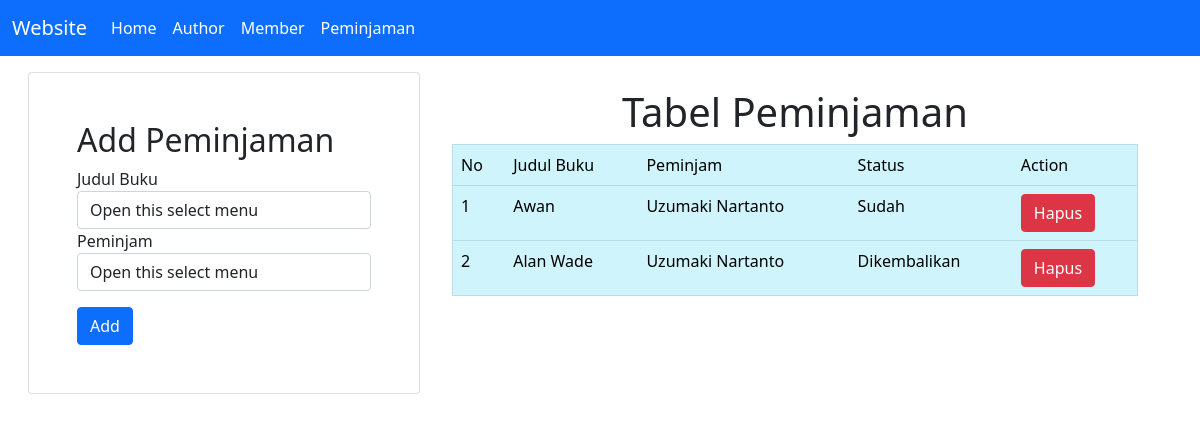
Screenshot of /peminjaman.php with the database file from the repository.
### tables this page shows
CREATE TABLE `peminjaman` (
  `id_peminjaman` int(11) NOT NULL AUTO_INCREMENT,
  `Buku` int(11) NOT NULL,
  `Member` varchar(50) NOT NULL,
  `status` varchar(255) DEFAULT NULL,
  PRIMARY KEY (`id_peminjaman`) USING BTREE,
  KEY `Buku` (`Buku`) USING BTREE,
  KEY `Member` (`Member`) USING BTREE,
  CONSTRAINT `peminjaman_ibfk_1` FOREIGN KEY (`Buku`) REFERENCES `buku` (`id_buku`) ON DELETE CASCADE ON UPDATE CASCADE,
  CONSTRAINT `peminjaman_ibfk_2` FOREIGN KEY (`Member`) REFERENCES `member` (`nim`) ON DELETE CASCADE ON UPDATE CASCADE
);

CREATE TABLE `buku` (
  `id_buku` int(11) NOT NULL AUTO_INCREMENT,
  `judul_buku` varchar(100) NOT NULL,
  `penerbit` varchar(100) NOT NULL,
  `deskripsi` text NOT NULL,
  `status` varchar(50) NOT NULL,
  `id_author` int(11) NOT NULL,
  PRIMARY KEY (`id_buku`) USING BTREE,
  KEY `id_author` (`id_author`) USING BTREE,
  CONSTRAINT `buku_ibfk_1` FOREIGN KEY (`id_author`) REFERENCES `author` (`id_author`) ON DELETE CASCADE ON UPDATE CASCADE
);

CREATE TABLE `member` (
  `nim` varchar(50) NOT NULL,
  `nama` varchar(100) NOT NULL,
  `jurusan` varchar(100) NOT NULL,
  PRIMARY KEY (`nim`) USING BTREE
);

### conf.php (called while the page is built)
<?php
$db_host = "localhost";
$db_user = "root";
$db_pass = "";
$db_name = "db_perpustakaan";
?>

### includes/DB.class.php (called while the page is built, shortened)
<?php
class DB
{
    var $db_host = "";
    var $db_user = "";
    var $db_pass = "";
    var $db_name = "";
    var $db_link = "";
    var $result = 0;
    function __construct($db_host = '', $db_user = '', $db_pass = '', $db_name = '')
    {
        $this->db_host = $db_host;
        $this->db_user = $db_user;
        $this->db_pass = $db_pass;
        $this->db_name = $db_name;
    }
    function open()
    {
        $this->db_link = mysqli_connect($this->db_host, $this->db_user, $this->db_pass, $this->db_name);
    }
    function execute($query = "")
    {
        $this->result = mysqli_query($this->db_link, $query);
        return $this->result;
    }
    function getResult()
    {
        return mysqli_fetch_array($this->result);
    }
}
?>

### includes/Peminjaman.class.php (called while the page is built, shortened)
<?php
class Peminjaman extends DB {
    function getPeminjaman() {
        $query = "SELECT * FROM Peminjaman";
        return $this->execute($query);
    }
}
?>

### includes/Buku.class.php (called while the page is built, shortened)
<?php
class Buku extends DB
{
    function getDetailBuku($id_buku) {
        $query = "SELECT * FROM buku WHERE id_buku='$id_buku'";
        return $this->execute($query);
    }
}
?>

### includes/Member.class.php (called while the page is built, shortened)
<?php
class Member extends DB {
    function getDetailMember($nim) {
        $query = "SELECT * FROM member WHERE nim='$nim'";
        return $this->execute($query);
    }
}
?>

### peminjaman.php (the view, shortened to what this page needs)
<?php
include("conf.php");
include("includes/DB.class.php");
include("includes/Buku.class.php");
include("includes/Member.class.php");
include("includes/Peminjaman.class.php");
$peminjaman = new Peminjaman($db_host, $db_user, $db_pass, $db_name);
$peminjaman->open();
$buku = new Buku($db_host, $db_user, $db_pass, $db_name);
$buku->open();
$member = new Member($db_host, $db_user, $db_pass, $db_name);
$member->open();
$dataOptionBuku = null;
$dataPeminjaman = null;
$buku->getBuku();
while (list($id_buku, $judul, $penerbit, $deskripsi, $status, $id_author) = $buku->getResult()) {
    $dataOptionBuku .= "<option value='". $id_buku ."'>". $judul ."</option>";
}
$member->getMember();
$peminjaman->getPeminjaman();
$no = 1;
while (list($id_peminjaman, $id_buku, $id_peminjam, $status) = $peminjaman->getResult()) {
    $buku->getDetailBuku($id_buku);
    $dataBuku = $buku->getResult();
    $member->getDetailMember($id_peminjam);
    $dataMember = $member->getResult();
    if ($status == "Dipinjam") {
        $dataPeminjaman .= "
            <tr>
                <td>". $no ."</td>
                <td>". $dataBuku['judul_buku'] ."</td>
                <td>". $dataMember['nama'] ."</td>
                <td>". $status ."</td>
                <td>
                    <a href='peminjaman.php?id_update=" . $id_peminjaman .  "' class='btn btn-warning' '>Kembalikan</a>
                    <a href='peminjaman.php?id_hapus=" . $id_peminjaman . "' class='btn btn-danger' '>Hapus</a>
                </td>
            </tr>
        ";
    }else {
        $dataPeminjaman .= "
            <tr>
                <td>". $no ."</td>
                <td>". $dataBuku['judul_buku'] ."</td>
                <td>". $dataMember['nama'] ."</td>
                <td>". $status ."</td>
                <td>
                    <a href='peminjaman.php?id_hapus=" . $id_peminjaman . "' class='btn btn-danger' '>Hapus</a>
                </td>
            </tr>
        ";
    }
    $no++;
}
?>

### rows the page displays
peminjaman: Buku.judul_buku "Awan", Member.nama "Uzumaki Nartanto", status "Sudah"
peminjaman: Buku.judul_buku "Alan Wade", Member.nama "Uzumaki Nartanto", status "Dikembalikan"
